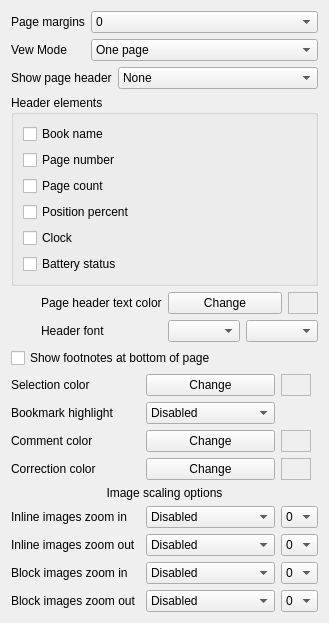
     <widget class="QWidget" name="tabPage">
      <attribute name="title">
       <string>Page</string>
      </attribute>
      <layout class="QVBoxLayout" name="verticalLayout_4">
       <item>
        <layout class="QFormLayout" name="formLayout_2">
         <property name="fieldGrowthPolicy">
          <enum>QFormLayout::AllNonFixedFieldsGrow</enum>
         </property>
         <item row="1" column="1">
          <widget class="QComboBox" name="cbViewMode">
           <property name="sizePolicy">
            <sizepolicy hsizetype="Preferred" vsizetype="Fixed">
             <horstretch>0</horstretch>
             <verstretch>0</verstretch>
            </sizepolicy>
           </property>
           <item>
            <property name="text">
             <string>One page</string>
            </property>
           </item>
           <item>
            <property name="text">
             <string>Two pages</string>
            </property>
           </item>
           <item>
            <property name="text">
             <string>Scroll View</string>
            </property>
           </item>
          </widget>
         </item>
         <item row="1" column="0">
          <widget class="QLabel" name="label_3">
           <property name="sizePolicy">
            <sizepolicy hsizetype="Maximum" vsizetype="Preferred">
             <horstretch>0</horstretch>
             <verstretch>0</verstretch>
            </sizepolicy>
           </property>
           <property name="text">
            <string>Vew Mode</string>
           </property>
          </widget>
         </item>
         <item row="0" column="0">
          <widget class="QLabel" name="label_4">
           <property name="sizePolicy">
            <sizepolicy hsizetype="Maximum" vsizetype="Preferred">
             <horstretch>0</horstretch>
             <verstretch>0</verstretch>
            </sizepolicy>
           </property>
           <property name="text">
            <string>Page margins</string>
           </property>
          </widget>
         </item>
         <item row="0" column="1">
          <widget class="QComboBox" name="cbMargins">
           <item>
            <property name="text">
             <string>0</string>
            </property>
           </item>
           <item>
            <property name="text">
             <string>1</string>
            </property>
           </item>
           <item>
            <property name="text">
             <string>2</string>
            </property>
           </item>
           <item>
            <property name="text">
             <string>3</string>
            </property>
           </item>
           <item>
            <property name="text">
             <string>4</string>
            </property>
           </item>
           <item>
            <property name="text">
             <string>5</string>
            </property>
           </item>
           <item>
            <property name="text">
             <string>6</string>
            </property>
           </item>
           <item>
            <property name="text">
             <string>7</string>
            </property>
           </item>
           <item>
            <property name="text">
             <string>8</string>
            </property>
           </item>
           <item>
            <property name="text">
             <string>9</string>
            </property>
           </item>
           <item>
            <property name="text">
             <string>10</string>
            </property>
           </item>
           <item>
            <property name="text">
             <string>11</string>
            </property>
           </item>
           <item>
            <property name="text">
             <string>12</string>
            </property>
           </item>
           <item>
            <property name="text">
             <string>15</string>
            </property>
           </item>
           <item>
            <property name="text">
             <string>20</string>
            </property>
           </item>
           <item>
            <property name="text">
             <string>25</string>
            </property>
           </item>
           <item>
            <property name="text">
             <string>30</string>
            </property>
           </item>
           <item>
            <property name="text">
             <string>40</string>
            </property>
           </item>
           <item>
            <property name="text">
             <string>50</string>
            </property>
           </item>
           <item>
            <property name="text">
             <string>60</string>
            </property>
           </item>
          </widget>
         </item>
        </layout>
       </item>
       <item>
        <layout class="QHBoxLayout" name="horizontalLayout_13">
         <item>
          <widget class="QLabel" name="label_50">
           <property name="sizePolicy">
            <sizepolicy hsizetype="Maximum" vsizetype="Preferred">
             <horstretch>0</horstretch>
             <verstretch>0</verstretch>
            </sizepolicy>
           </property>
           <property name="text">
            <string>Show page header</string>
           </property>
          </widget>
         </item>
         <item>
          <widget class="QComboBox" name="cbShowPageHeader">
           <item>
            <property name="text">
             <string>None</string>
            </property>
           </item>
           <item>
            <property name="text">
             <string>Page header</string>
            </property>
           </item>
           <item>
            <property name="text">
             <string>Page footer</string>
            </property>
           </item>
          </widget>
         </item>
        </layout>
       </item>
       <item>
        <widget class="QGroupBox" name="groupBox">
         <property name="title">
          <string>Header elements</string>
         </property>
         <layout class="QVBoxLayout" name="verticalLayout_3">
          <item>
           <widget class="QCheckBox" name="cbShowBookName">
            <property name="text">
             <string>Book name</string>
            </property>
           </widget>
          </item>
          <item>
           <widget class="QCheckBox" name="cbShowPageNumber">
            <property name="text">
             <string>Page number</string>
            </property>
           </widget>
          </item>
          <item>
           <widget class="QCheckBox" name="cbShowPageCount">
            <property name="text">
             <string>Page count</string>
            </property>
           </widget>
          </item>
          <item>
           <widget class="QCheckBox" name="cbShowPositionPercent">
            <property name="text">
             <string>Position percent</string>
            </property>
           </widget>
          </item>
          <item>
           <widget class="QCheckBox" name="cbShowClock">
            <property name="text">
             <string>Clock</string>
            </property>
           </widget>
          </item>
          <item>
           <widget class="QCheckBox" name="cbShowBattery">
            <property name="text">
             <string>Battery status</string>
            </property>
           </widget>
          </item>
         </layout>
        </widget>
       </item>
       <item>
        <layout class="QHBoxLayout" name="horizontalLayout_6">
         <item>
          <spacer name="horizontalSpacer_5">
           <property name="orientation">
            <enum>Qt::Horizontal</enum>
           </property>
           <property name="sizeType">
            <enum>QSizePolicy::Maximum</enum>
           </property>
           <property name="sizeHint" stdset="0">
            <size>
             <width>30</width>
             <height>20</height>
            </size>
           </property>
          </spacer>
         </item>
         <item>
          <layout class="QFormLayout" name="formLayout_4">
           <property name="fieldGrowthPolicy">
            <enum>QFormLayout::AllNonFixedFieldsGrow</enum>
           </property>
           <item row="1" column="0">
            <widget class="QLabel" name="label_7">
             <property name="text">
              <string>Header font</string>
             </property>
            </widget>
           </item>
           <item row="1" column="1">
            <layout class="QHBoxLayout" name="horizontalLayout">
             <item>
              <widget class="QComboBox" name="cbTitleFontFace"/>
             </item>
             <item>
              <widget class="QComboBox" name="cbTitleFontSize"/>
             </item>
            </layout>
           </item>
           <item row="0" column="0">
            <widget class="QLabel" name="label_11">
             <property name="text">
              <string>Page header text color</string>
             </property>
            </widget>
           </item>
           <item row="0" column="1">
            <layout class="QHBoxLayout" name="horizontalLayout_4">
             <item>
              <widget class="QPushButton" name="btnHeaderTextColor">
               <property name="sizePolicy">
                <sizepolicy hsizetype="Preferred" vsizetype="Fixed">
                 <horstretch>0</horstretch>
                 <verstretch>0</verstretch>
                </sizepolicy>
               </property>
               <property name="text">
                <string>Change</string>
               </property>
              </widget>
             </item>
             <item>
              <widget class="QFrame" name="frmHeaderTextColor">
               <property name="sizePolicy">
                <sizepolicy hsizetype="Minimum" vsizetype="Preferred">
                 <horstretch>0</horstretch>
                 <verstretch>0</verstretch>
                </sizepolicy>
               </property>
               <property name="maximumSize">
                <size>
                 <width>30</width>
                 <height>30</height>
                </size>
               </property>
               <property name="autoFillBackground">
                <bool>true</bool>
               </property>
               <property name="frameShape">
                <enum>QFrame::StyledPanel</enum>
               </property>
               <property name="frameShadow">
                <enum>QFrame::Sunken</enum>
               </property>
               <property name="lineWidth">
                <number>1</number>
               </property>
               <property name="midLineWidth">
                <number>5</number>
               </property>
              </widget>
             </item>
            </layout>
           </item>
          </layout>
         </item>
        </layout>
       </item>
       <item>
        <widget class="QCheckBox" name="cbShowFootNotes">
         <property name="text">
          <string>Show footnotes at bottom of page</string>
         </property>
        </widget>
       </item>
       <item>
        <layout class="QGridLayout" name="gridLayout">
         <item row="0" column="0">
          <widget class="QLabel" name="label">
           <property name="text">
            <string>Selection color</string>
           </property>
          </widget>
         </item>
         <item row="0" column="1">
          <widget class="QPushButton" name="btnSelectionColor">
           <property name="sizePolicy">
            <sizepolicy hsizetype="Preferred" vsizetype="Fixed">
             <horstretch>0</horstretch>
             <verstretch>0</verstretch>
            </sizepolicy>
           </property>
           <property name="text">
            <string>Change</string>
           </property>
          </widget>
         </item>
         <item row="0" column="2">
          <widget class="QFrame" name="frmSelectionColor">
           <property name="sizePolicy">
            <sizepolicy hsizetype="Minimum" vsizetype="Preferred">
             <horstretch>0</horstretch>
             <verstretch>0</verstretch>
            </sizepolicy>
           </property>
           <property name="maximumSize">
            <size>
             <width>30</width>
             <height>30</height>
            </size>
           </property>
           <property name="autoFillBackground">
            <bool>true</bool>
           </property>
           <property name="frameShape">
            <enum>QFrame::StyledPanel</enum>
           </property>
           <property name="frameShadow">
            <enum>QFrame::Sunken</enum>
           </property>
           <property name="lineWidth">
            <number>1</number>
           </property>
           <property name="midLineWidth">
            <number>5</number>
           </property>
          </widget>
         </item>
         <item row="1" column="0">
          <widget class="QLabel" name="label_40">
           <property name="text">
            <string>Bookmark highlight</string>
           </property>
          </widget>
         </item>
         <item row="1" column="1">
          <widget class="QComboBox" name="cbBookmarkHighlightMode">
           <item>
            <property name="text">
             <string>Disabled</string>
            </property>
           </item>
           <item>
            <property name="text">
             <string>Solid fill</string>
            </property>
           </item>
           <item>
            <property name="text">
             <string>Underline</string>
            </property>
           </item>
          </widget>
         </item>
         <item row="2" column="0">
          <widget class="QLabel" name="label_2">
           <property name="text">
            <string>Comment color</string>
           </property>
          </widget>
         </item>
         <item row="2" column="1">
          <widget class="QPushButton" name="btnCommentColor">
           <property name="sizePolicy">
            <sizepolicy hsizetype="Preferred" vsizetype="Fixed">
             <horstretch>0</horstretch>
             <verstretch>0</verstretch>
            </sizepolicy>
           </property>
           <property name="text">
            <string>Change</string>
           </property>
          </widget>
         </item>
         <item row="2" column="2">
          <widget class="QFrame" name="frmCommentColor">
           <property name="sizePolicy">
            <sizepolicy hsizetype="Minimum" vsizetype="Preferred">
             <horstretch>0</horstretch>
             <verstretch>0</verstretch>
            </sizepolicy>
           </property>
           <property name="maximumSize">
            <size>
             <width>30</width>
             <height>30</height>
            </size>
           </property>
           <property name="autoFillBackground">
            <bool>true</bool>
           </property>
           <property name="frameShape">
            <enum>QFrame::StyledPanel</enum>
           </property>
           <property name="frameShadow">
            <enum>QFrame::Sunken</enum>
           </property>
           <property name="lineWidth">
            <number>1</number>
           </property>
           <property name="midLineWidth">
            <number>5</number>
           </property>
          </widget>
         </item>
         <item row="3" column="0">
          <widget class="QLabel" name="label_39">
           <property name="text">
            <string>Correction color</string>
           </property>
          </widget>
         </item>
         <item row="3" column="1">
          <widget class="QPushButton" name="btnCorrectionColor">
           <property name="sizePolicy">
            <sizepolicy hsizetype="Preferred" vsizetype="Fixed">
             <horstretch>0</horstretch>
             <verstretch>0</verstretch>
            </sizepolicy>
           </property>
           <property name="text">
            <string>Change</string>
           </property>
          </widget>
         </item>
         <item row="3" column="2">
          <widget class="QFrame" name="frmCorrectionColor">
           <property name="sizePolicy">
            <sizepolicy hsizetype="Minimum" vsizetype="Preferred">
             <horstretch>0</horstretch>
             <verstretch>0</verstretch>
            </sizepolicy>
           </property>
           <property name="maximumSize">
            <size>
             <width>30</width>
             <height>30</height>
            </size>
           </property>
           <property name="autoFillBackground">
            <bool>true</bool>
           </property>
           <property name="frameShape">
            <enum>QFrame::StyledPanel</enum>
           </property>
           <property name="frameShadow">
            <enum>QFrame::Sunken</enum>
           </property>
           <property name="lineWidth">
            <number>1</number>
           </property>
           <property name="midLineWidth">
            <number>5</number>
           </property>
          </widget>
         </item>
         <item row="4" column="0" colspan="3">
          <widget class="QLabel" name="label_42">
           <property name="text">
            <string>Image scaling options</string>
           </property>
           <property name="alignment">
            <set>Qt::AlignCenter</set>
           </property>
          </widget>
         </item>
         <item row="5" column="0">
          <widget class="QLabel" name="label_41">
           <property name="text">
            <string>Inline images zoom in</string>
           </property>
          </widget>
         </item>
         <item row="5" column="1">
          <widget class="QComboBox" name="cbImageInlineZoominMode">
           <item>
            <property name="text">
             <string>Disabled</string>
            </property>
           </item>
           <item>
            <property name="text">
             <string>Integer scale</string>
            </property>
           </item>
           <item>
            <property name="text">
             <string>Arbitrary scale</string>
            </property>
           </item>
          </widget>
         </item>
         <item row="5" column="2">
          <widget class="QComboBox" name="cbImageInlineZoominScale">
           <item>
            <property name="text">
             <string>0</string>
            </property>
           </item>
           <item>
            <property name="text">
             <string>1</string>
            </property>
           </item>
           <item>
            <property name="text">
             <string>2</string>
            </property>
           </item>
           <item>
            <property name="text">
             <string>3</string>
            </property>
           </item>
          </widget>
         </item>
         <item row="6" column="0">
          <widget class="QLabel" name="label_64">
           <property name="text">
            <string>Inline images zoom out</string>
           </property>
          </widget>
         </item>
         <item row="6" column="1">
          <widget class="QComboBox" name="cbImageInlineZoomoutMode">
           <item>
            <property name="text">
             <string>Disabled</string>
            </property>
           </item>
           <item>
            <property name="text">
             <string>Integer scale</string>
            </property>
           </item>
           <item>
            <property name="text">
             <string>Arbitrary scale</string>
            </property>
           </item>
          </widget>
         </item>
         <item row="6" column="2">
          <widget class="QComboBox" name="cbImageInlineZoomoutScale">
           <item>
            <property name="text">
             <string>0</string>
            </property>
           </item>
           <item>
            <property name="text">
             <string>1</string>
            </property>
           </item>
           <item>
            <property name="text">
             <string>2</string>
            </property>
           </item>
           <item>
            <property name="text">
             <string>3</string>
            </property>
           </item>
          </widget>
         </item>
         <item row="7" column="0">
          <widget class="QLabel" name="label_65">
           <property name="text">
            <string>Block images zoom in</string>
           </property>
          </widget>
         </item>
         <item row="7" column="1">
          <widget class="QComboBox" name="cbImageBlockZoominMode">
           <item>
            <property name="text">
             <string>Disabled</string>
            </property>
           </item>
           <item>
            <property name="text">
             <string>Integer scale</string>
            </property>
           </item>
           <item>
            <property name="text">
             <string>Arbitrary scale</string>
            </property>
           </item>
          </widget>
         </item>
         <item row="7" column="2">
          <widget class="QComboBox" name="cbImageBlockZoominScale">
           <item>
            <property name="text">
             <string>0</string>
            </property>
           </item>
           <item>
            <property name="text">
             <string>1</string>
            </property>
           </item>
           <item>
            <property name="text">
             <string>2</string>
            </property>
           </item>
           <item>
            <property name="text">
             <string>3</string>
            </property>
           </item>
          </widget>
         </item>
         <item row="8" column="0">
          <widget class="QLabel" name="label_53">
           <property name="text">
            <string>Block images zoom out</string>
           </property>
          </widget>
         </item>
         <item row="8" column="1">
          <widget class="QComboBox" name="cbImageBlockZoomoutMode">
           <item>
            <property name="text">
             <string>Disabled</string>
            </property>
           </item>
           <item>
            <property name="text">
             <string>Integer scale</string>
            </property>
           </item>
           <item>
            <property name="text">
             <string>Arbitrary scale</string>
            </property>
           </item>
          </widget>
         </item>
         <item row="8" column="2">
          <widget class="QComboBox" name="cbImageBlockZoomoutScale">
           <item>
            <property name="text">
             <string>0</string>
            </property>
           </item>
           <item>
            <property name="text">
             <string>1</string>
            </property>
           </item>
           <item>
            <property name="text">
             <string>2</string>
            </property>
           </item>
           <item>
            <property name="text">
             <string>3</string>
            </property>
           </item>
          </widget>
         </item>
        </layout>
       </item>
       <item>
        <spacer name="verticalSpacer_4">
         <property name="orientation">
          <enum>Qt::Vertical</enum>
         </property>
         <property name="sizeHint" stdset="0">
          <size>
           <width>0</width>
           <height>0</height>
          </size>
         </property>
        </spacer>
       </item>
      </layout>
     </widget>
